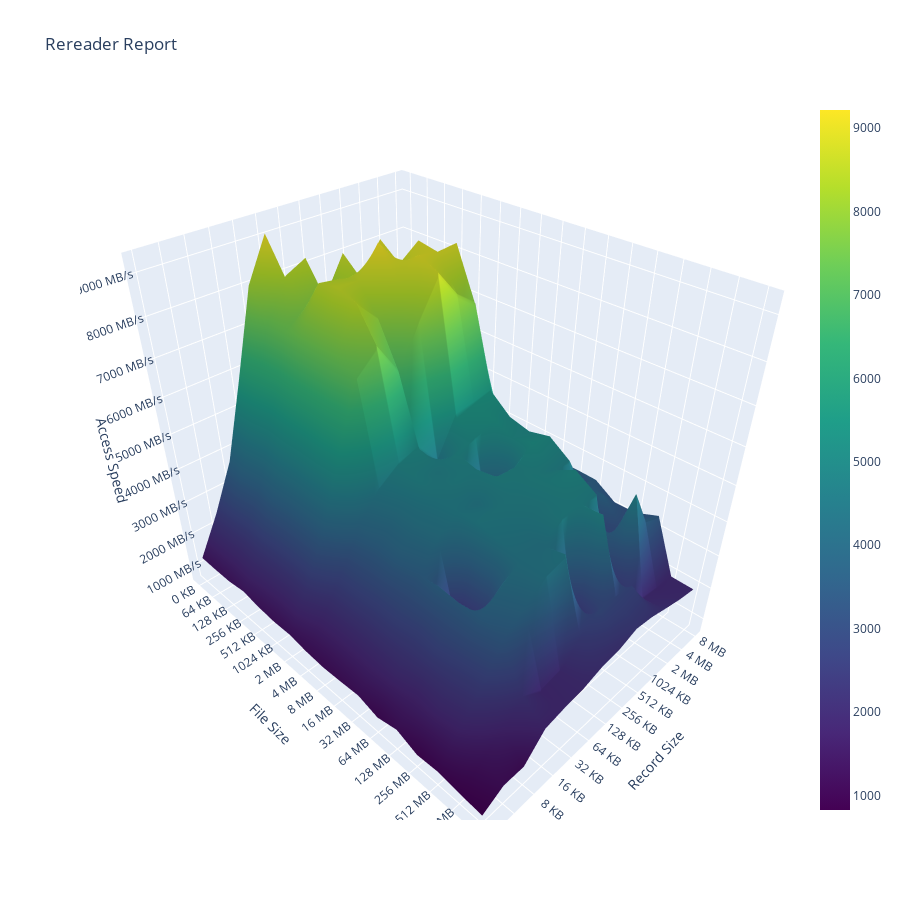

Notebook code for this chart:
### Code cell
rereader_report_data = """1255511	2561267	4274062	6421025	8182586								
1363288	2464907	3759450	5847904	8036304	9129573							
1347557	2413957	3879045	5687020	7314033	8271916	8534922						
1350783	2350044	3628697	5398323	7309196	7647578	7758090	8665997					
1436056	2398343	3764854	5507740	7420395	8474583	8391792	8199542	8988941				
1332432	2345819	3663388	5492967	7419150	8565901	8531869	9218589	8565901	8949659			
1280760	2301140	3673419	5551194	7367624	8430572	7845385	8514134	8925508	8842813	8883968		
1299889	2345886	3656923	5461897	7161552	7634130	6781341	7839667	8725605	8015231	7598676	3893540	
1206032	1969501	2858808	3934740	4477770	4860001	5034834	4307943	5309472	5391113	5503807	4081745	3637720
1161029	1943182	2844242	3696304	4309943	4813838	4664354	4911901	5096219	5296134	5066163	3984915	3641653
1192519	1943894	2771427	3753275	4314733	4608735	4795931	4768972	2307923	5026126	4938268	3789704	3520022
1237835	1954931	2797585	3546701	4213856	4573797	4436061	4866094	4818116	5194470	5082058	1990096	3531301
1052149	1996814	2688076	3649300	1962597	4612455	4674639	4741771	4901426	4751053	4704823	3680080	3519655
1200771	1818399	2785520	3577801	1878905	4462712	4556920	4688091	4880906	5063481	1980618	3734730	3162361
950120	1912713	2637137	3653026	4100246	4374334	4375796	4778876	4794390	4712382	2651179	3158856	3179169
991639	1784936	2534414	3413461	3906197	4379211	4512138	2122397	4838859	2160813	4731252	3647455	3427845
895180	1315958	1749033	2201593	1861425	1969277	2520164	2953492	2881912	2835284	1986405	1900358	1917557
826358	1169368	1164081	1796577	1901706	1963254	2133864	2189088	2383442	2302663	2146383	2002757	1907524
"""
rereader_report_fig = plot_report(rereader_report_data, 'Rereader Report')
rereader_report_fig.show()
